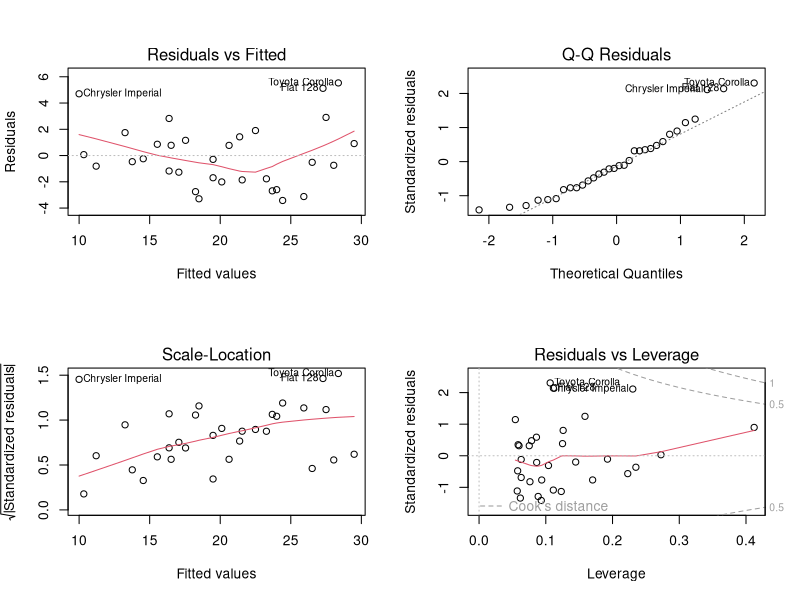

Write R code to recreate this figure.
## ---- chunk 1
data("mtcars")
str(mtcars)
## ---- chunk 2
 autom<- mtcars[mtcars$am==0,]
 manual <-mtcars[mtcars$am==1,]
 mean(autom$mpg)
 mean(manual$mpg)
## ---- chunk 3
 t.test(autom$mpg,manual$mpg)
## ---- chunk 4
  summary (lm(mpg ~ am, data=mtcars))
## ---- chunk 5
  cor(mtcars)[1,]
## ---- chunk 6
  simpleModel <- lm(mpg ~ am,data=mtcars)
  multiModel <- lm(mpg ~ am + hp + wt, data=mtcars)
## ---- chunk 7
  anova(simpleModel, multiModel)
## ---- chunk 8
 summary(multiModel)  
## ---- chunk 9
   par(mfrow=c(2,2))
   plot(multiModel)
